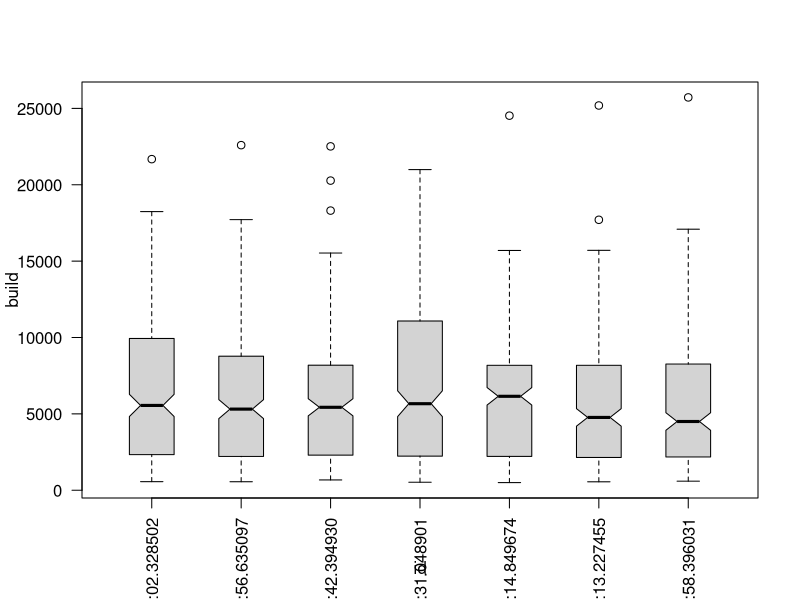

This chart was generated by the following R code:
durations <- read.csv("test_driver/durations.tsv", sep = "\t")
pdf("test_driver/durations.pdf")
boxplot(build ~ id, durations, notch = TRUE, boxwex = 0.5, las=2)
dev.off()